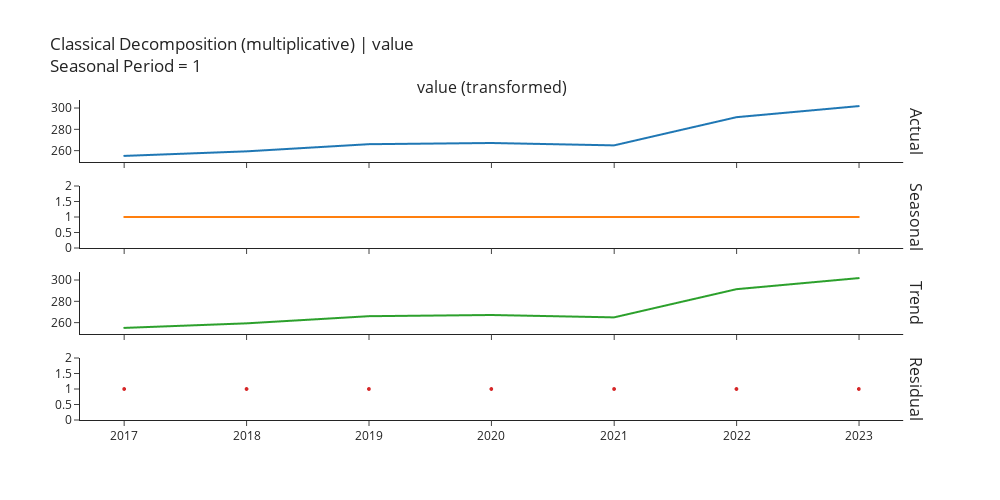

Source (notebook cell):
### Markdown cell above
## lightgbm_cds_dt

### Code cell
ets_dt = exp.create_model('lightgbm_cds_dt')
exp.plot_model(plot = 'decomp', 
               data_kwargs = {'type' : 'multiplicative'},
               fig_kwargs = {"height":500,"width":1000,"template": "simple_white","hoverinfo":"none","big_data_threshold":10})
exp.plot_model(estimator = ets_dt, 
               plot = 'forecast', 
               data_kwargs = {'fh' : 8},
               fig_kwargs = {"height":500,"width":1000,"template": "simple_white","hoverinfo":"none","big_data_threshold":10})

### Figure 1 — Plotly figure (JSON) as saved in the notebook; plotly's stock layout.template omitted (floating-point values rounded to 4 significant figures)
{"data": [{"line": {"color": "rgb(31, 119, 180)", "width": 2}, "marker": {"size": 2}, "mode": "lines+markers", "name": "Actual", "type": "scattergl", "x": ["2017-01-01T00:00:00", "2018-01-01T00:00:00", "2019-01-01T00:00:00", "2020-01-01T00:00:00", "2021-01-01T00:00:00", "2022-01-01T00:00:00", "2023-01-01T00:00:00"], "xaxis": "x", "y": [255.1, 259.3, 266.0, 267.2, 264.9, 291.4, 301.8], "yaxis": "y"}, {"line": {"color": "rgb(255, 127, 14)", "width": 2}, "marker": {"size": 2}, "mode": "lines+markers", "name": "Seasonal", "type": "scattergl", "x": ["2017-01-01T00:00:00", "2018-01-01T00:00:00", "2019-01-01T00:00:00", "2020-01-01T00:00:00", "2021-01-01T00:00:00", "2022-01-01T00:00:00", "2023-01-01T00:00:00"], "xaxis": "x2", "y": [1, 1, 1, 1, 1, 1, 1], "yaxis": "y2"}, {"line": {"color": "rgb(44, 160, 44)", "width": 2}, "marker": {"size": 2}, "mode": "lines+markers", "name": "Trend", "type": "scattergl", "x": ["2017-01-01T00:00:00", "2018-01-01T00:00:00", "2019-01-01T00:00:00", "2020-01-01T00:00:00", "2021-01-01T00:00:00", "2022-01-01T00:00:00", "2023-01-01T00:00:00"], "xaxis": "x3", "y": [255.1, 259.3, 266.0, 267.2, 264.9, 291.4, 301.8], "yaxis": "y3"}, {"line": {"color": "rgb(214, 39, 40)", "width": 2}, "marker": {"size": 4}, "mode": "markers", "name": "Residuals", "type": "scattergl", "x": ["2017-01-01T00:00:00", "2018-01-01T00:00:00", "2019-01-01T00:00:00", "2020-01-01T00:00:00", "2021-01-01T00:00:00", "2022-01-01T00:00:00", "2023-01-01T00:00:00"], "xaxis": "x4", "y": [1, 1, 1, 1, 1, 1, 1], "yaxis": "y4"}], "layout": {"annotations": [{"font": {"size": 16}, "showarrow": false, "text": "value (transformed)", "x": 0.49, "xanchor": "center", "xref": "paper", "y": 1, "yanchor": "bottom", "yref": "paper"}, {"font": {"size": 16}, "showarrow": false, "text": "Actual", "textangle": 90, "x": 0.98, "xanchor": "left", "xref": "paper", "y": 0.9031, "yanchor": "middle", "yref": "paper"}, {"font": {"size": 16}, "showarrow": false, "text": "Seasonal", "textangle": 90, "x": 0.98, "xanchor": "left", "xref": "paper", "y": 0.6344, "yanchor": "middle", "yref": "paper"}, {"font": {"size": 16}, "showarrow": false, "text": "Trend", "textangle": 90, "x": 0.98, "xanchor": "left", "xref": "paper", "y": 0.3656, "yanchor": "middle", "yref": "paper"}, {"font": {"size": 16}, "showarrow": false, "text": "Residual", "textangle": 90, "x": 0.98, "xanchor": "left", "xref": "paper", "y": 0.09688, "yanchor": "middle", "yref": "paper"}], "autosize": false, "height": 500, "showlegend": false, "title": {"text": "Classical Decomposition (multiplicative) | value<br>Seasonal Period = 1"}, "width": 1000, "xaxis": {"anchor": "y", "domain": [0, 0.98], "matches": "x4", "showticklabels": false}, "xaxis2": {"anchor": "y2", "domain": [0, 0.98], "matches": "x4", "showticklabels": false}, "xaxis3": {"anchor": "y3", "domain": [0, 0.98], "matches": "x4", "showticklabels": false}, "xaxis4": {"anchor": "y4", "domain": [0, 0.98]}, "yaxis": {"anchor": "x", "domain": [0.8063, 1]}, "yaxis2": {"anchor": "x2", "domain": [0.5375, 0.7312]}, "yaxis3": {"anchor": "x3", "domain": [0.2687, 0.4625]}, "yaxis4": {"anchor": "x4", "domain": [0, 0.1938]}}}
